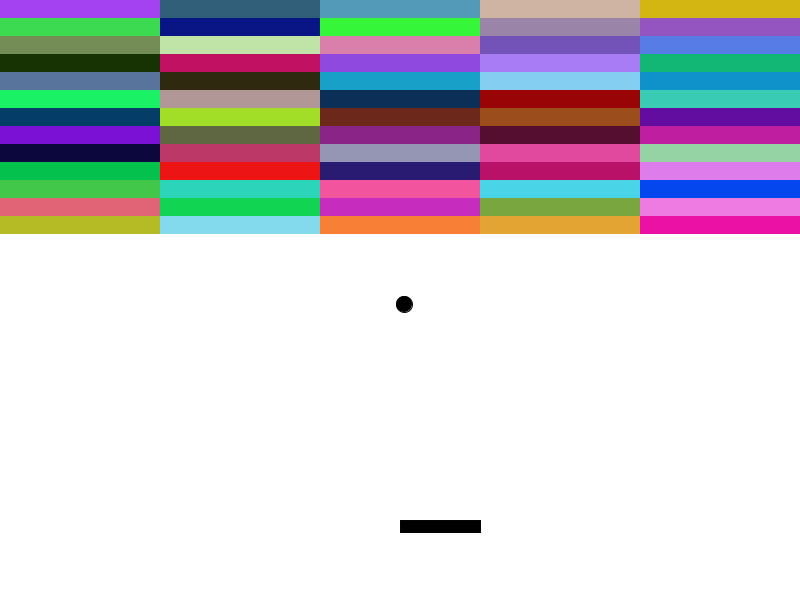
Frame 1 (no input)
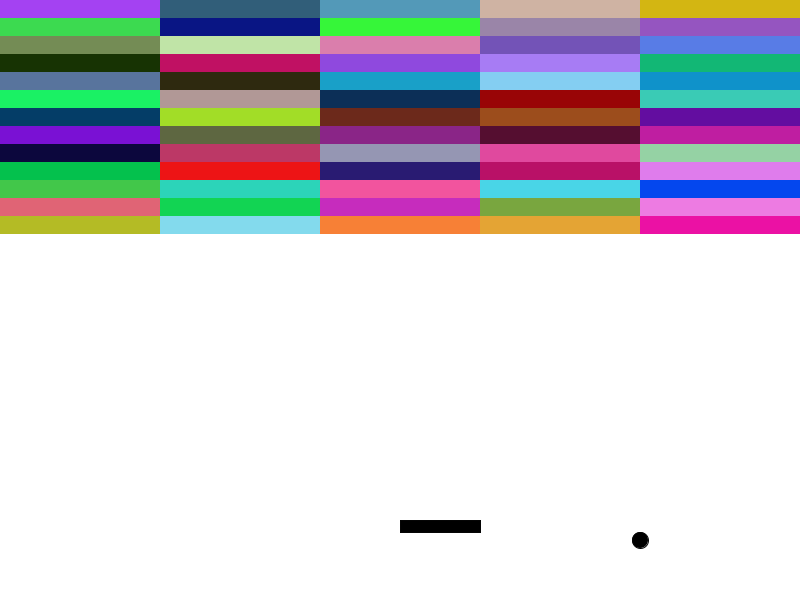
Frame 60 (the mouse pressed at the canvas centre just before this capture)
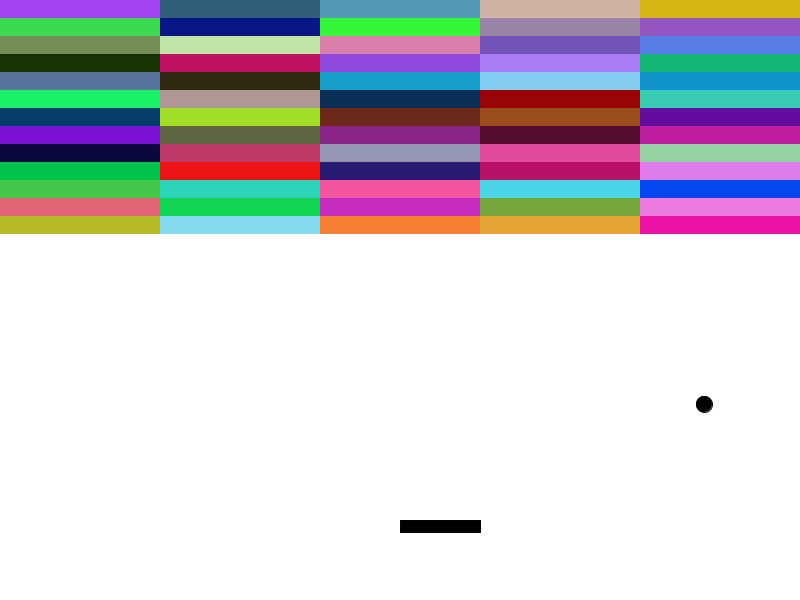
Frame 120 (the mouse held since frame 60 and released just before this capture)

The Processing sketch that drew these frames (run headless with seeded random() and noise(); from frame 60 on, the mouse is pressed at the canvas centre):

// Processing sketch: block_break
// ── block_break.pde
Paddle p;
Ball b;
Block bl;
ArrayList<Block> blocks = new ArrayList<Block>();




// how much height shoud we give to the stacks of blocks to break?
// should all rows be filled in? I'm thinking array to reprasent them?


void setup() {
  size(800, 600);

  int b_size  = floor(0.01 * width);
  int p_width = floor(0.1 * width);
  int p_height = floor(0.02 * height);

  buildBlocks();

  p = new Paddle(p_width, p_height);
  b = new Ball(b_size);
  //bl = new Block(10,10,p_width,p_height);

  return;
}



void buildBlocks() {
  // func to build an interesting layout of blocks
  // different numbers per row
  // different sizes
  // colour choices
  // 'armour' using stroke()?

  // build the blocks to break
  
  int w = floor(0.20 * width); //largest block width
  int h = floor(0.03 * height); //largest block height
  
  int cols = floor(width / w );
  int rows = floor( (0.4 * height)/ h ); // we'll place this many blocks in 55% of the available height
  println("rows", rows);
  println("cols", cols);

  // init our blocks in an ArrayList
  for (int i=0; i<cols; i++) {
    for (int j=0; j<rows; j++) {
      blocks.add(new Block(i*w, j*h, w, h) );
    }
  }

  return;
}






void keyPressed() {
  if (keyCode == LEFT) {
    p.is_moving_l = true;
  } else if (keyCode == RIGHT) {
    p.is_moving_r = true;
  }

  return;
}

void keyReleased() {
  p.is_moving_l = false;
  p.is_moving_r = false;
  return;
}





void draw() {
  // background
  noStroke();
  fill(255);
  rect(0, 0, width, height);

  p.update();
  p.render();


  b.update();
  b.render();

  //bl.render();
  for (int i = 0; i < blocks.size(); i++) {
    Block bl = blocks.get(i);

    bl.render();
  }



  return;
}

// ── Ball.pde
class Ball {
  PVector loc;
  PVector vel;
  PVector acc;
  int s; // its size


  Ball(int sin) {
    s = sin;
    loc = new PVector(width/2, height/2);
    vel = new PVector(s*0.5,s*0.5);
    acc = new PVector(0, 0);
  }

  void render() {
    ellipse(loc.x, loc.y, s*2, s*2);

    return;
  }

  void update() {
    collision();
    move();

    return;
  }

  void move() {
    vel = vel.add(acc);
    loc = loc.add(vel);

    return;
  }

  float euclDist(float x1, float x2, float y1, float y2) {
    // Reuturns Eucliden Distance between two objects
    // In this case is the distance between center of ball and center of block
    return sqrt( (x1 - x2)*(x1 - x2) + (y1 - y2)*(y1 - y2) );
  }

  void collision() {

    // with the walls

    if (loc.x <= s || loc.x >= width - s) { //left and right

      vel.x = vel.x*(-1);
    } 
    if (loc.y <= s || loc.y >= height - s) { // top and bottom

      vel.y = vel.y*(-1);
    }

    // collision with the paddle
    
    if (loc.x + s >= p.x && loc.x + s <= p.x + p.w) { // in x bounds of paddle
      if (loc.y + s >= p.y) { // in y bounds of padde
        // we hit the paddle
        vel.mult(-1);
        //println("Hit the paddle.");
      }
    }
    
    // collision with a brick

    for (int i=0; i<blocks.size(); i++) {
      Block bl = blocks.get(i);
      // check all 4 edges of a block
      if (loc.x + s > bl.x && loc.x - s < bl.x + bl.w) { // we are in the x bounds of left and right edge
        if (loc.y + s > bl.y && loc.y - s < bl.y + bl.h) {
          //println("Hit a block.");
          vel.y = vel.y*(-1);
          bl.life -= 1;
          bl.update(); //recalculate colour based on life left. Delete from arraylist and so dont show if appropriate
        }
      }
    }






    return;
  }
}

// ── Block.pde
class Block {
  int w,h,x,y,r,g,b,life,alpha;
  
  Block(int xin, int yin, int win, int hin) {
    x = xin;
    y = yin;
    w = win;
    h = hin;
    
    life = 3;
    r = int(random(255));
    g = int(random(255));
    b = int(random(255));
    alpha = 255;
    
  }
  
  void update() {
    // reduces colour with each life lost
    // if life is 0 deletes block from arraylist
    switch (life) {
      case 2: {
        alpha = 155;
        break;
      }
      case 1: {
        alpha = 55;
        break;
      }
      case 0: {
       for (int i=0; i<blocks.size(); i++) {
         Block bl = blocks.get(i);
         if (x == bl.x && y == bl.y) { // Make sure we've got the right block
           blocks.remove(i); // remove it
           
         }
      }
      break;
      }
      default: {alpha = 255;}
    }
    return;
  }
  
  void render() {

    noStroke();
    fill(r,g,b,alpha);
    rect(x,y,w,h);
    
    return;
  }
  
  
  
  
}

// ── Paddle.pde
class Paddle {
  float x, w, h, y;
  boolean is_moving_l = false;
  boolean is_moving_r = false;

  Paddle(int win, int hin) {
    w = win;
    h = hin;
    x = width/2;
    y = height - w;
  }

  void update() {
    if (is_moving_l == true) {
      move('l');
    } else if (is_moving_r == true) {
      move('r');
    }

    return;
  }

  boolean checkEdges(char side) {

    if (side == 'l') {
      if (x == 0) return true;
    } else if (side == 'r') {
      if (x == width - w) return true;
    }
    return false;
  }

  void move(char side) {
    if (side == 'l') {
      boolean check = checkEdges('l');
      if (check) {
        x = 0;
        return;
      } else {
        x-= w/10;
        return;
      }
    } else if (side == 'r') {
      boolean check = checkEdges('r');
      if (check) {
        x = width - w;
        return;
      } else {
        x+= w/10;
        return;
      }
    }
    return;
  }


  void render() {
    stroke(5);
    fill(0);
    rect(x, y, w, h);

    return;
  }
}
